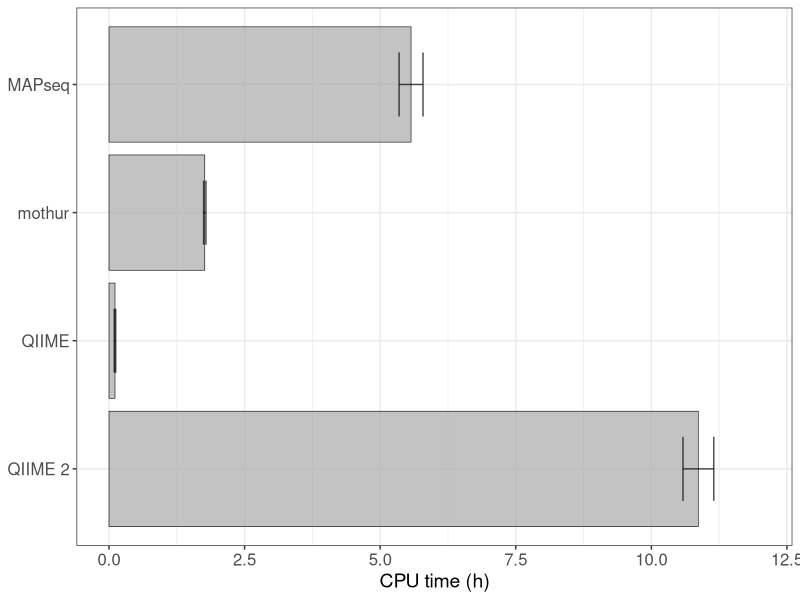
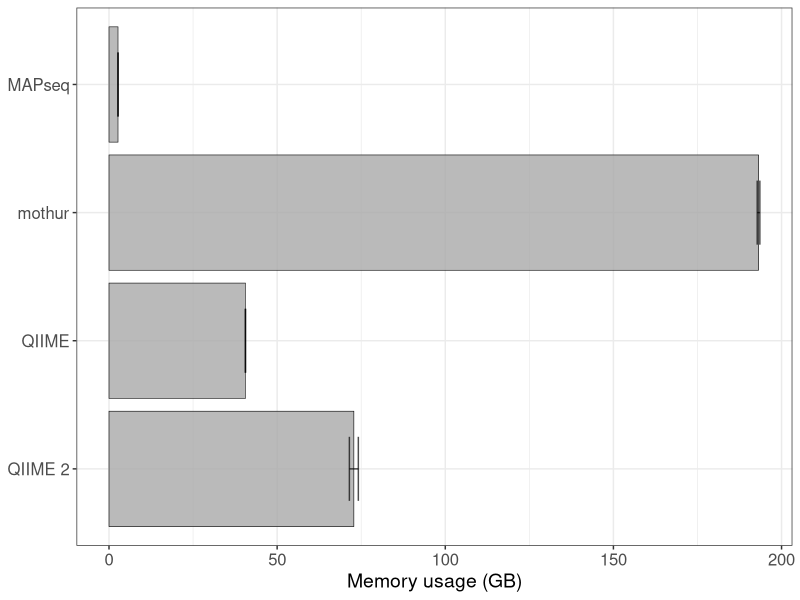

These figures' R source, in order:
# load necessary libraries
library(reshape2)
library(ggplot2)

Sys.setlocale('LC_ALL','C') # correct warning message

# plot cpu time
cpu.mapseq1 = (20048.72/60)/60
cpu.mapseq2 = (20704.52/60)/60
cpu.mapseq3 = (21630.30/60)/60
cpu.mapseq = mean(cpu.mapseq1, cpu.mapseq2, cpu.mapseq3)
sd.cpu.mapseq = sd(c(cpu.mapseq1, cpu.mapseq2, cpu.mapseq3))

cpu.mothur1 = ((47.30+18.93+2433.84+609.97+416.95+50.20+0.13+28.17+0.20+42.63+13.20+2106.37+588.98)/60)/60
cpu.mothur2 = ((72.80+20.99+2355.31+575.95+414.56+48.17+0.13+15.55+0.23+44.86+14.47+2307.82+639.43)/60)/60
cpu.mothur3 = ((53.09+15.69+2310.90+599.05+469.67+46.14+0.13+28.14+0.25+56.11+13.94+2307.02+557.03)/60)/60
cpu.mothur = mean(cpu.mothur1, cpu.mothur2, cpu.mothur3)
sd.cpu.mothur = sd(c(cpu.mothur1, cpu.mothur2, cpu.mothur3))

#cpu.qiime1.1 = (160.27/60)/60 # SILVA 97%
#cpu.qiime1.2 = (87.86/60)/60 # SILVA 97%
#cpu.qiime1.3 = (93.75/60)/60 # SILVA 97%
cpu.qiime1.1 = (397.87/60)/60 # SILVA 99%
cpu.qiime1.2 = (431.05/60)/60 # SILVA 99%
cpu.qiime1.3 = (493.00/60)/60 # SILVA 99%
cpu.qiime = mean(cpu.qiime1.1, cpu.qiime1.2, cpu.qiime1.3)
sd.cpu.qiime = sd(c(cpu.qiime1.1, cpu.qiime1.2, cpu.qiime1.3))

cpu.qiime2.1 = ((69.55+39050.95)/60)/60
cpu.qiime2.2 = ((55.10+38226.38)/60)/60
cpu.qiime2.3 = ((67.38+40246.38)/60)/60
cpu.qiime2 = mean(cpu.qiime2.1, cpu.qiime2.2, cpu.qiime2.3)
sd.cpu.qiime2 = sd(c(cpu.qiime2.1, cpu.qiime2.2, cpu.qiime2.3))

cpu.df = data.frame(cpu.qiime2, cpu.qiime, cpu.mothur, cpu.mapseq)
cpu.df = melt(cpu.df)
cpu.df = cbind(cpu.df, c(sd.cpu.qiime2, sd.cpu.qiime, sd.cpu.mothur, sd.cpu.mapseq))
colnames(cpu.df) = c("variable", "value", "sd")

# plot bargraph cpu time
print(ggplot(cpu.df, aes(x=variable, y=value))
      + geom_bar(stat="identity", fill="darkgray", alpha=0.7, colour="black", size=0.2)
      + geom_errorbar(aes(ymin=value-sd, ymax=value+sd), width=0.5, alpha=0.7)
      + scale_x_discrete(labels=c("cpu.qiime2"="QIIME 2","cpu.qiime"="QIIME",
                                  "cpu.mothur"="mothur", "cpu.mapseq"="MAPseq"))
      + theme_bw() + coord_flip()
      + ylab("CPU time (h)")
      + ylim(0,12)
      + theme(axis.text.x = element_text(face="plain", size=12))
      + theme(axis.text.y = element_text(face="plain", size=12))
      + theme(axis.title.y = element_blank())
      + theme(axis.title.x = element_text(size=14)))

# plot memory usage
mem.mapseq1 = (2743)/1024
mem.mapseq2 = (2744)/1024
mem.mapseq3 = (2747)/1024
mem.mapseq = mean(mem.mapseq1, mem.mapseq2, mem.mapseq3)
sd.mem.mapseq = sd(c(mem.mapseq1, mem.mapseq2, mem.mapseq3))

mem.mothur1 = (476+607+88188+3386+13316+74+8+443+5+88188+3099)/1024
mem.mothur2 = (475+626+88164+3456+13300+309+10+418+67+88188+3239)/1024
mem.mothur3 = (451+630+88172+3447+13316+68+9+494+630+88188+3182)/1024
mem.mothur = mean(mem.mothur1, mem.mothur2, mem.mothur3)
sd.mem.mothur = sd(c(mem.mothur1, mem.mothur2, mem.mothur3))

#mem.qiime1.1 = (16462)/1024 # SILVA 97%
#mem.qiime1.2 = (18761)/1024 # SILVA 97%
#mem.qiime1.3 = (15171)/1024 # SILVA 97%
mem.qiime1.1 = (41550)/1024 # SILVA 99%
mem.qiime1.2 = (41554)/1024 # SILVA 99%
mem.qiime1.3 = (41565)/1024 # SILVA 99%
mem.qiime = mean(mem.qiime1.1, mem.qiime1.2, mem.qiime1.3)
sd.mem.qiime = sd(c(mem.qiime1.1, mem.qiime1.2, mem.qiime1.3))

mem.qiime2.1 = (1677+72885)/1024
mem.qiime2.2 = (1709+75273)/1024
mem.qiime2.3 = (1714+75150)/1024
mem.qiime2 = mean(mem.qiime2.1, mem.qiime2.2, mem.qiime2.3)
sd.mem.qiime2 = sd(c(mem.qiime2.1, mem.qiime2.2, mem.qiime2.3))

mem.df = data.frame(mem.qiime2, mem.qiime, mem.mothur, mem.mapseq)
mem.df = melt(mem.df)
mem.df = cbind(mem.df, c(sd.mem.qiime2, sd.mem.qiime, sd.mem.mothur, sd.mem.mapseq))
colnames(mem.df) = c("variable", "value", "sd")

# plot bargraph mem usage
print(ggplot(mem.df, aes(x=variable, y=value))
      + geom_bar(stat="identity", fill="darkgray", alpha=0.8, colour="black", size=0.2)
      + geom_errorbar(aes(ymin=value-sd, ymax=value+sd), width=0.5, alpha=0.7)
      + scale_x_discrete(labels=c("mem.qiime2"="QIIME 2","mem.qiime"="QIIME",
                                  "mem.mothur"="mothur", "mem.mapseq"="MAPseq"))
      + theme_bw() + coord_flip()
      + ylab("Memory usage (GB)")
      + theme(axis.text.x = element_text(face="plain", size=12))
      + theme(axis.text.y = element_text(face="plain", size=12))
      + theme(axis.title.y = element_blank())
      + theme(axis.title.x = element_text(size=14)))